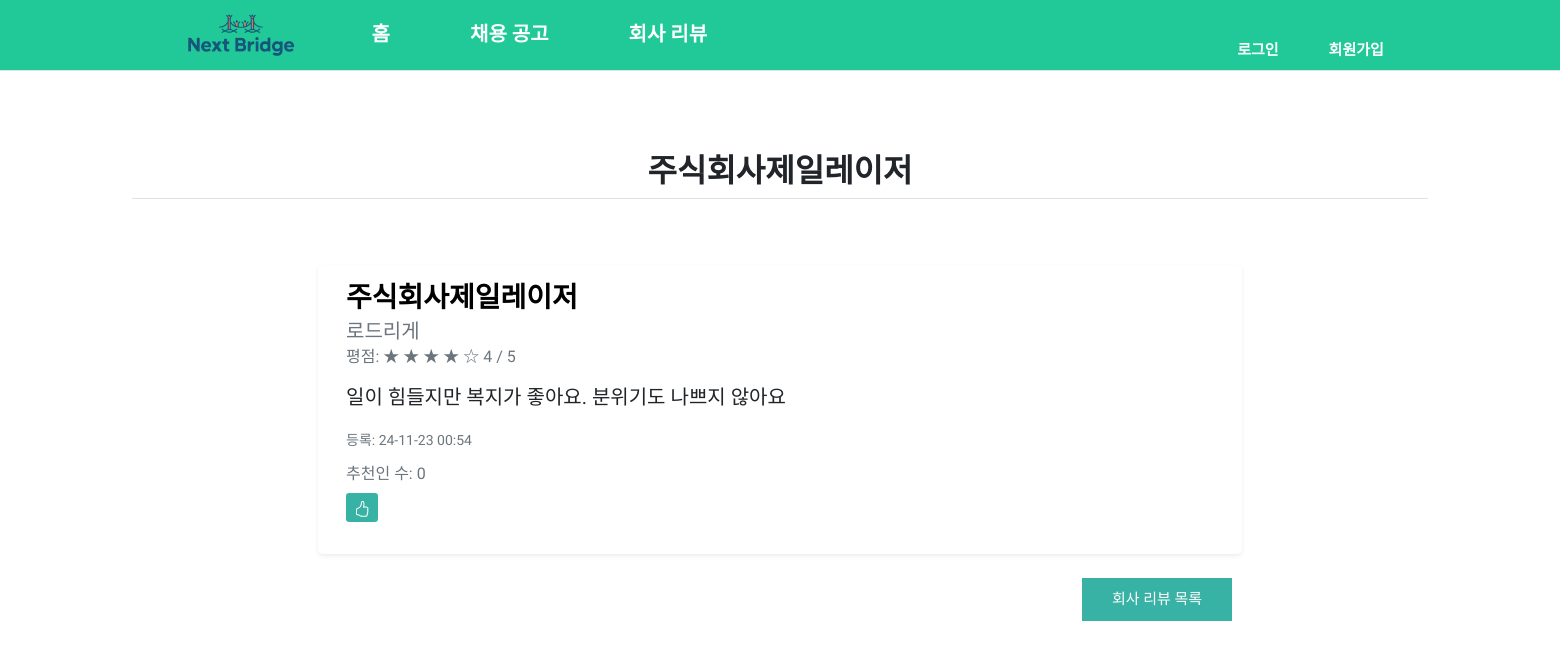
/reviews/list/23/, run on the app's committed database.
### reviews/models.py (models this page shows, shortened)
class Review(models.Model):
    company = models.ForeignKey(JobPosting, on_delete=models.CASCADE, related_name='company_reviews', null=False, blank=False ) # jobs의 JobPosting과 연결
    author = models.ForeignKey(User, on_delete=models.CASCADE, related_name='author_reviews')
    subject = models.CharField(max_length=200)
    rating = models.PositiveIntegerField(
        default=3,  # 기본값을 3으로 설정
        validators=[MinValueValidator(0), MaxValueValidator(5)]
    )  # 1~5점 평가
    comment = models.TextField()
    create_date = models.DateTimeField() # 등록 일시
    modify_date = models.DateTimeField(null=True, blank=True) # 수정 일시
    voter = models.ManyToManyField(User, related_name='voter_reviews') # 추천인 추가

### jobs/models.py (models this page shows, shortened)
class JobPosting(models.Model):
    company_name = models.CharField(max_length=255)         # 회사 이름
    title = models.CharField(max_length=255)                # 공고 제목
    upper_region = models.CharField(max_length=255)         # 지역 대분류
    lower_region = models.CharField(max_length=255)         # 지역 대분류
    salary = models.CharField(max_length=255)               # 급여
    upper_field = models.CharField(max_length=255)          # 직무 분야
    lower_field = models.CharField(max_length=255)          # 직무 세부
    post_date = models.DateField()                          # 등록 날짜
    due_date = models.DateField()                           # 채용 마감일
    description = models.TextField()                        # 상세 근무 요강
    company_address = models.CharField(max_length=255, default="Unknown")  # 회사 주소
    recruit_conditions = models.JSONField(null=True, blank=True)  # 모집 조건
    work_conditions = models.JSONField(null=True, blank=True)  # 근무 조건
    welfare_conditions = models.JSONField(null=True, blank=True)  # 복리후생

### reviews/views/base_views.py (the view)
# urls.py: path('list/<int:review_id>/', base_views.review_detail, name='review_detail'),
def review_detail(request, review_id):
    review = get_object_or_404(Review, pk=review_id)
    context = {
        'review': review,
        'range': range(1, 6),  # 1부터 5까지 반복
    }
    return render(request, 'reviews/review_detail.html', context)

### reviews/templatetags/reviews_filter.py (called while the page is built)
@register.filter()
def mark(value):
    extensions = ["nl2br", "fenced_code"]
    return mark_safe(markdown.markdown(value, extensions=extensions))

### templates/reviews/review_detail.html (shortened to what this page needs)
{% extends "base.html" %}
{% load reviews_filter %}
{% block content %}
{% load static %}
<link rel="stylesheet" href="{% static 'review.css' %}">
<div style = " margin: 120px 0 50px 0;">
<h2 class="border-bottom pb-2 my-3 text-center">{{ review.company.company_name }}</h2>
</div>
<div class="card mb-4 rounded-3 shadow-sm" style="width: 70%; margin: 0 auto;">
    <div class="card-body">
        <h3 class="card-title">{{ review.company.company_name }}</h3>
        <h5 class="card-subtitle mb-2 text-muted">{{ review.author.username }}</h5>
        <h6 class="card-subtitle mb-2 text-muted">평점:
            <span class="star-rating">
                {% for i in range %}
                    {% if forloop.counter <= review.rating %}
                        <span class="star filled">&#9733;</span>
                    {% else %}
                        <span class="star">&#9734;</span>
                    {% endif %}
                {% endfor %}
            </span>
            {{ review.rating }} / 5
        </h6>
        <div style = "font-size: 20px;">
            <p class="card-text">{{ review.comment|mark }}</p>
        </div>
        <p class="card-text"><small class="text-muted">등록: {{ review.create_date|date:"y-m-d H:i" }}</small></p>
        <h6 class="card-subtitle mb-2 text-muted">추천인 수: <span id="recommend-count">{{ review.voter.count }}</span></h6>
        <div style = "margin: 10px 0 10px 0;">
            <a href="javascript:void(0)" data-uri="{% url 'reviews:review_vote' review.id  %}" class="recommend btn btn-sm btn-secondary">
            </a>
        </div>
    </div>
</div>
<div style = "margin: 0 0 0 950px;">
    <div class="job_job_3"><a href="{% url 'reviews:company_reviews' review.company.id %}" role="button">회사 리뷰 목록</a></div>
</div>
{% endblock %}

### static/style.css (style rules this page uses)
body { font-family: "Gowun Dodum", serif; font-weight: 400; font-style: normal; }
.border-bottom.pb-2.my-3 { text-align: center; font-weight:bold; }

### static/review.css (style rules this page uses)
a { color: white; text-decoration: none; }
.job_job_3 { width: 150px; padding: 10px; background-color: #38B2A5; text-align: center; color: white; font-size: 15px; display: flex; justify-content: center; }
body > div > div > div > div:nth-child(1) > h3 { font-weight: bold; }
.recommend.btn.btn-sm.btn-secondary { border:none; background-color: #38B2A5; }
.card { border:none; }
.card-title { color:#03C75A; font-weight: bold; }
body > div > div > div.card.mb-4.rounded-3.shadow-sm > div > h3 { color:black; }

### data on the page
Review: company.company_name "주식회사제일레이저", author.username "로드리게", rating "4", comment|mark "일이 힘들지만 복지가 좋아요. 분위기도 나쁘지 않아요", create_date "24-11-23 00:54", voter.count "0"
